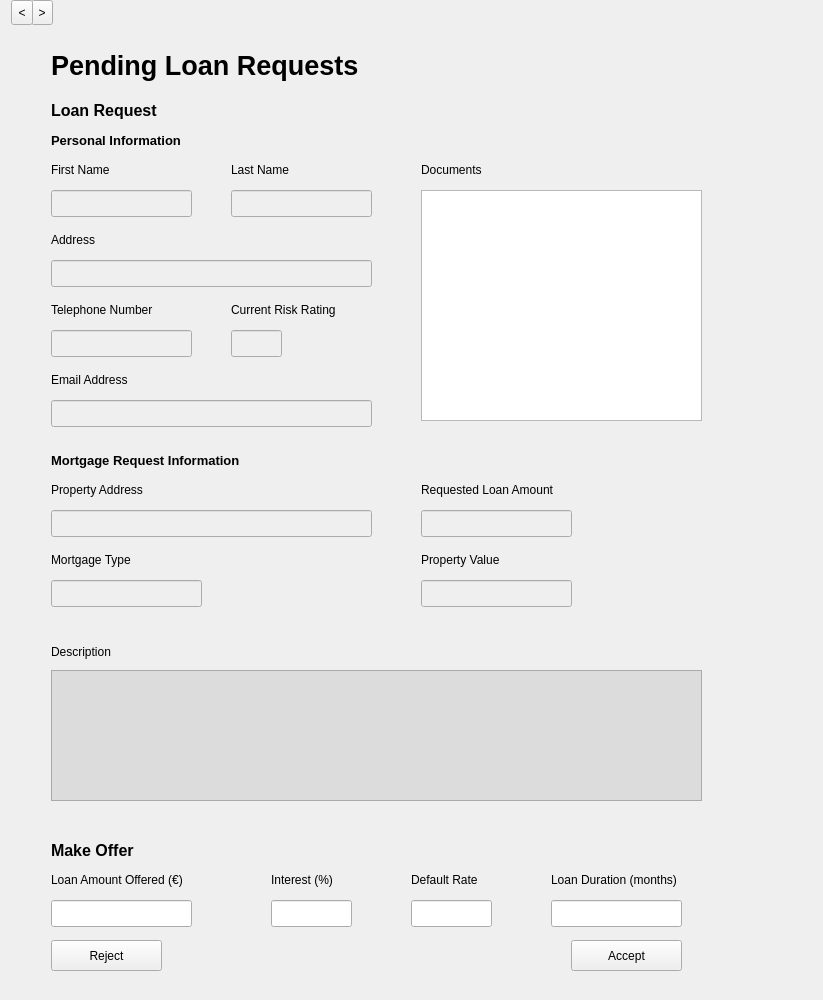
             <widget class="QWidget" name="scrollAreaWidgetContents">
              <property name="geometry">
               <rect>
                <x>0</x>
                <y>-367</y>
                <width>823</width>
                <height>1000</height>
               </rect>
              </property>
              <layout class="QHBoxLayout" name="horizontalLayout_3">
               <property name="spacing">
                <number>0</number>
               </property>
               <property name="sizeConstraint">
                <enum>QLayout::SetDefaultConstraint</enum>
               </property>
               <property name="leftMargin">
                <number>0</number>
               </property>
               <property name="topMargin">
                <number>0</number>
               </property>
               <property name="rightMargin">
                <number>0</number>
               </property>
               <property name="bottomMargin">
                <number>0</number>
               </property>
               <item>
                <spacer name="verticalSpacer">
                 <property name="orientation">
                  <enum>Qt::Vertical</enum>
                 </property>
                 <property name="sizeType">
                  <enum>QSizePolicy::Fixed</enum>
                 </property>
                 <property name="sizeHint" stdset="0">
                  <size>
                   <width>1</width>
                   <height>1000</height>
                  </size>
                 </property>
                </spacer>
               </item>
               <item>
                <widget class="QWidget" name="widget" native="true">
                 <widget class="QToolButton" name="next_3">
                  <property name="geometry">
                   <rect>
                    <x>30</x>
                    <y>0</y>
                    <width>22</width>
                    <height>25</height>
                   </rect>
                  </property>
                  <property name="text">
                   <string>&gt;</string>
                  </property>
                 </widget>
                 <widget class="QLineEdit" name="fiplr2_lastname_lineedit">
                  <property name="enabled">
                   <bool>false</bool>
                  </property>
                  <property name="geometry">
                   <rect>
                    <x>230</x>
                    <y>190</y>
                    <width>141</width>
                    <height>27</height>
                   </rect>
                  </property>
                 </widget>
                 <widget class="QLineEdit" name="fiplr2_property_value_lineedit">
                  <property name="enabled">
                   <bool>false</bool>
                  </property>
                  <property name="geometry">
                   <rect>
                    <x>420</x>
                    <y>580</y>
                    <width>151</width>
                    <height>27</height>
                   </rect>
                  </property>
                 </widget>
                 <widget class="QLineEdit" name="fiplr2_risk_lineedit">
                  <property name="enabled">
                   <bool>false</bool>
                  </property>
                  <property name="geometry">
                   <rect>
                    <x>230</x>
                    <y>330</y>
                    <width>51</width>
                    <height>27</height>
                   </rect>
                  </property>
                 </widget>
                 <widget class="QToolButton" name="prev_3">
                  <property name="geometry">
                   <rect>
                    <x>10</x>
                    <y>0</y>
                    <width>22</width>
                    <height>25</height>
                   </rect>
                  </property>
                  <property name="text">
                   <string>&lt;</string>
                  </property>
                 </widget>
                 <widget class="QLabel" name="fiplr2_property_address_label">
                  <property name="geometry">
                   <rect>
                    <x>50</x>
                    <y>480</y>
                    <width>141</width>
                    <height>20</height>
                   </rect>
                  </property>
                  <property name="font">
                   <font>
                    <weight>50</weight>
                    <bold>false</bold>
                   </font>
                  </property>
                  <property name="text">
                   <string>Property Address</string>
                  </property>
                 </widget>
                 <widget class="QLabel" name="fiplr2_lastname_label">
                  <property name="geometry">
                   <rect>
                    <x>230</x>
                    <y>160</y>
                    <width>90</width>
                    <height>20</height>
                   </rect>
                  </property>
                  <property name="font">
                   <font>
                    <weight>50</weight>
                    <bold>false</bold>
                   </font>
                  </property>
                  <property name="text">
                   <string>Last Name</string>
                  </property>
                 </widget>
                 <widget class="QLabel" name="fiplr2_loan_amount_label">
                  <property name="geometry">
                   <rect>
                    <x>420</x>
                    <y>480</y>
                    <width>211</width>
                    <height>20</height>
                   </rect>
                  </property>
                  <property name="font">
                   <font>
                    <weight>50</weight>
                    <bold>false</bold>
                   </font>
                  </property>
                  <property name="text">
                   <string>Requested Loan Amount</string>
                  </property>
                 </widget>
                 <widget class="QPushButton" name="fiplr2_reject_pushbutton">
                  <property name="geometry">
                   <rect>
                    <x>50</x>
                    <y>940</y>
                    <width>111</width>
                    <height>31</height>
                   </rect>
                  </property>
                  <property name="text">
                   <string>Reject</string>
                  </property>
                 </widget>
                 <widget class="QLineEdit" name="fiplr2_offer_amount_lineedit">
                  <property name="geometry">
                   <rect>
                    <x>50</x>
                    <y>900</y>
                    <width>141</width>
                    <height>27</height>
                   </rect>
                  </property>
                 </widget>
                 <widget class="QLabel" name="fiplr2_mortgage_information_label">
                  <property name="geometry">
                   <rect>
                    <x>50</x>
                    <y>450</y>
                    <width>241</width>
                    <height>21</height>
                   </rect>
                  </property>
                  <property name="font">
                   <font>
                    <pointsize>10</pointsize>
                    <weight>75</weight>
                    <bold>true</bold>
                   </font>
                  </property>
                  <property name="text">
                   <string>Mortgage Request Information</string>
                  </property>
                 </widget>
                 <widget class="QLabel" name="fiplr2_email_label">
                  <property name="geometry">
                   <rect>
                    <x>50</x>
                    <y>370</y>
                    <width>181</width>
                    <height>20</height>
                   </rect>
                  </property>
                  <property name="font">
                   <font>
                    <weight>50</weight>
                    <bold>false</bold>
                   </font>
                  </property>
                  <property name="text">
                   <string>Email Address</string>
                  </property>
                 </widget>
                 <widget class="QLabel" name="fiplr2_title_label">
                  <property name="geometry">
                   <rect>
                    <x>50</x>
                    <y>40</y>
                    <width>361</width>
                    <height>51</height>
                   </rect>
                  </property>
                  <property name="font">
                   <font>
                    <pointsize>20</pointsize>
                    <weight>75</weight>
                    <bold>true</bold>
                   </font>
                  </property>
                  <property name="text">
                   <string>Pending Loan Requests</string>
                  </property>
                 </widget>
                 <widget class="QLabel" name="fiplr2_phonenumber_label">
                  <property name="geometry">
                   <rect>
                    <x>50</x>
                    <y>300</y>
                    <width>141</width>
                    <height>20</height>
                   </rect>
                  </property>
                  <property name="font">
                   <font>
                    <weight>50</weight>
                    <bold>false</bold>
                   </font>
                  </property>
                  <property name="text">
                   <string>Telephone Number</string>
                  </property>
                 </widget>
                 <widget class="QListView" name="fiplr2_documents_listview">
                  <property name="geometry">
                   <rect>
                    <x>420</x>
                    <y>190</y>
                    <width>281</width>
                    <height>231</height>
                   </rect>
                  </property>
                 </widget>
                 <widget class="QLabel" name="fiplr2_loan_request_label">
                  <property name="geometry">
                   <rect>
                    <x>50</x>
                    <y>100</y>
                    <width>221</width>
                    <height>21</height>
                   </rect>
                  </property>
                  <property name="font">
                   <font>
                    <pointsize>12</pointsize>
                    <weight>75</weight>
                    <bold>true</bold>
                   </font>
                  </property>
                  <property name="text">
                   <string>Loan Request</string>
                  </property>
                 </widget>
                 <widget class="QLabel" name="fiplr2_loan_duration_label">
                  <property name="geometry">
                   <rect>
                    <x>550</x>
                    <y>870</y>
                    <width>141</width>
                    <height>20</height>
                   </rect>
                  </property>
                  <property name="font">
                   <font>
                    <weight>50</weight>
                    <bold>false</bold>
                   </font>
                  </property>
                  <property name="text">
                   <string>Loan Duration (months)</string>
                  </property>
                 </widget>
                 <widget class="QLineEdit" name="fiplr2_loan_amount_lineedit">
                  <property name="enabled">
                   <bool>false</bool>
                  </property>
                  <property name="geometry">
                   <rect>
                    <x>420</x>
                    <y>510</y>
                    <width>151</width>
                    <height>27</height>
                   </rect>
                  </property>
                 </widget>
                 <widget class="QLineEdit" name="fiplr2_default_rate_lineedit">
                  <property name="geometry">
                   <rect>
                    <x>410</x>
                    <y>900</y>
                    <width>81</width>
                    <height>27</height>
                   </rect>
                  </property>
                 </widget>
                 <widget class="QLabel" name="fiplr2_firstname_label">
                  <property name="geometry">
                   <rect>
                    <x>50</x>
                    <y>160</y>
                    <width>90</width>
                    <height>20</height>
                   </rect>
                  </property>
                  <property name="font">
                   <font>
                    <weight>50</weight>
                    <bold>false</bold>
                   </font>
                  </property>
                  <property name="text">
                   <string>First Name</string>
                  </property>
                 </widget>
                 <widget class="QLabel" name="fiplr2_address_label">
                  <property name="geometry">
                   <rect>
                    <x>50</x>
                    <y>230</y>
                    <width>370</width>
                    <height>20</height>
                   </rect>
                  </property>
                  <property name="font">
                   <font>
                    <weight>50</weight>
                    <bold>false</bold>
                   </font>
                  </property>
                  <property name="text">
                   <string>Address</string>
                  </property>
                 </widget>
                 <widget class="QLineEdit" name="fiplr2_loan_duration_lineedit">
                  <property name="geometry">
                   <rect>
                    <x>550</x>
                    <y>900</y>
                    <width>131</width>
                    <height>27</height>
                   </rect>
                  </property>
                 </widget>
                 <widget class="QLineEdit" name="fiplr2_mortgage_type_lineedit">
                  <property name="enabled">
                   <bool>false</bool>
                  </property>
                  <property name="geometry">
                   <rect>
                    <x>50</x>
                    <y>580</y>
                    <width>151</width>
                    <height>27</height>
                   </rect>
                  </property>
                 </widget>
                 <widget class="QLineEdit" name="fiplr2_address_lineedit">
                  <property name="enabled">
                   <bool>false</bool>
                  </property>
                  <property name="geometry">
                   <rect>
                    <x>50</x>
                    <y>260</y>
                    <width>321</width>
                    <height>27</height>
                   </rect>
                  </property>
                 </widget>
                 <widget class="QLabel" name="fiplr2_offer_amount_label">
                  <property name="geometry">
                   <rect>
                    <x>50</x>
                    <y>870</y>
                    <width>161</width>
                    <height>20</height>
                   </rect>
                  </property>
                  <property name="font">
                   <font>
                    <weight>50</weight>
                    <bold>false</bold>
                   </font>
                  </property>
                  <property name="text">
                   <string>Loan Amount Offered (€)</string>
                  </property>
                 </widget>
                 <widget class="QLineEdit" name="fiplr2_offer_interest_lineedit">
                  <property name="geometry">
                   <rect>
                    <x>270</x>
                    <y>900</y>
                    <width>81</width>
                    <height>27</height>
                   </rect>
                  </property>
                 </widget>
                 <widget class="QLineEdit" name="fiplr2_phonenumber_lineedit">
                  <property name="enabled">
                   <bool>false</bool>
                  </property>
                  <property name="geometry">
                   <rect>
                    <x>50</x>
                    <y>330</y>
                    <width>141</width>
                    <height>27</height>
                   </rect>
                  </property>
                 </widget>
                 <widget class="QLabel" name="fiplr2_personal_information_label">
                  <property name="geometry">
                   <rect>
                    <x>50</x>
                    <y>130</y>
                    <width>221</width>
                    <height>21</height>
                   </rect>
                  </property>
                  <property name="font">
                   <font>
                    <pointsize>10</pointsize>
                    <weight>75</weight>
                    <bold>true</bold>
                   </font>
                  </property>
                  <property name="text">
                   <string>Personal Information</string>
                  </property>
                 </widget>
                 <widget class="QLabel" name="fiplr2_risk_label">
                  <property name="geometry">
                   <rect>
                    <x>230</x>
                    <y>300</y>
                    <width>121</width>
                    <height>20</height>
                   </rect>
                  </property>
                  <property name="font">
                   <font>
                    <weight>50</weight>
                    <bold>false</bold>
                   </font>
                  </property>
                  <property name="text">
                   <string>Current Risk Rating</string>
                  </property>
                 </widget>
                 <widget class="QLabel" name="fiplr2_documents_label">
                  <property name="geometry">
                   <rect>
                    <x>420</x>
                    <y>160</y>
                    <width>90</width>
                    <height>20</height>
                   </rect>
                  </property>
                  <property name="font">
                   <font>
                    <weight>50</weight>
                    <bold>false</bold>
                   </font>
                  </property>
                  <property name="text">
                   <string>Documents</string>
                  </property>
                 </widget>
                 <widget class="QLabel" name="fiplr2_make_offer_label">
                  <property name="geometry">
                   <rect>
                    <x>50</x>
                    <y>840</y>
                    <width>221</width>
                    <height>21</height>
                   </rect>
                  </property>
                  <property name="font">
                   <font>
                    <pointsize>12</pointsize>
                    <weight>75</weight>
                    <bold>true</bold>
                   </font>
                  </property>
                  <property name="text">
                   <string>Make Offer</string>
                  </property>
                 </widget>
                 <widget class="QLineEdit" name="fiplr2_property_address_lineedit">
                  <property name="enabled">
                   <bool>false</bool>
                  </property>
                  <property name="geometry">
                   <rect>
                    <x>50</x>
                    <y>510</y>
                    <width>321</width>
                    <height>27</height>
                   </rect>
                  </property>
                 </widget>
                 <widget class="QLineEdit" name="fiplr2_email_lineedit">
                  <property name="enabled">
                   <bool>false</bool>
                  </property>
                  <property name="geometry">
                   <rect>
                    <x>50</x>
                    <y>400</y>
                    <width>321</width>
                    <height>27</height>
                   </rect>
                  </property>
                 </widget>
                 <widget class="QLabel" name="fiplr2_default_rate_label">
                  <property name="geometry">
                   <rect>
                    <x>410</x>
                    <y>870</y>
                    <width>141</width>
                    <height>20</height>
                   </rect>
                  </property>
                  <property name="font">
                   <font>
                    <weight>50</weight>
                    <bold>false</bold>
                   </font>
                  </property>
                  <property name="text">
                   <string>Default Rate</string>
                  </property>
                 </widget>
                 <widget class="QLabel" name="fiplr2_property_value_label">
                  <property name="geometry">
                   <rect>
                    <x>420</x>
                    <y>550</y>
                    <width>370</width>
                    <height>20</height>
                   </rect>
                  </property>
                  <property name="font">
                   <font>
                    <weight>50</weight>
                    <bold>false</bold>
                   </font>
                  </property>
                  <property name="text">
                   <string>Property Value</string>
                  </property>
                 </widget>
                 <widget class="QLineEdit" name="fiplr2_firstname_lineedit">
                  <property name="enabled">
                   <bool>false</bool>
                  </property>
                  <property name="geometry">
                   <rect>
                    <x>50</x>
                    <y>190</y>
                    <width>141</width>
                    <height>27</height>
                   </rect>
                  </property>
                 </widget>
                 <widget class="QPushButton" name="fiplr2_accept_pushbutton">
                  <property name="geometry">
                   <rect>
                    <x>570</x>
                    <y>940</y>
                    <width>111</width>
                    <height>31</height>
                   </rect>
                  </property>
                  <property name="text">
                   <string>Accept</string>
                  </property>
                 </widget>
                 <widget class="QLabel" name="fiplr2_offer_interest_label">
                  <property name="geometry">
                   <rect>
                    <x>270</x>
                    <y>870</y>
                    <width>141</width>
                    <height>20</height>
                   </rect>
                  </property>
                  <property name="font">
                   <font>
                    <weight>50</weight>
                    <bold>false</bold>
                   </font>
                  </property>
                  <property name="text">
                   <string>Interest (%)</string>
                  </property>
                 </widget>
                 <widget class="QLabel" name="fiplr2_mortgage_type_label">
                  <property name="geometry">
                   <rect>
                    <x>50</x>
                    <y>550</y>
                    <width>281</width>
                    <height>20</height>
                   </rect>
                  </property>
                  <property name="font">
                   <font>
                    <weight>50</weight>
                    <bold>false</bold>
                   </font>
                  </property>
                  <property name="text">
                   <string>Mortgage Type</string>
                  </property>
                 </widget>
                 <widget class="QTextEdit" name="fiplr2_description_textedit">
                  <property name="enabled">
                   <bool>false</bool>
                  </property>
                  <property name="geometry">
                   <rect>
                    <x>50</x>
                    <y>670</y>
                    <width>651</width>
                    <height>131</height>
                   </rect>
                  </property>
                  <property name="styleSheet">
                   <string notr="true">background-color: rgb(220, 220, 220)</string>
                  </property>
                  <property name="undoRedoEnabled">
                   <bool>false</bool>
                  </property>
                 </widget>
                 <widget class="QLabel" name="fiplr2_description_label">
                  <property name="geometry">
                   <rect>
                    <x>50</x>
                    <y>643</y>
                    <width>131</width>
                    <height>17</height>
                   </rect>
                  </property>
                  <property name="text">
                   <string>Description</string>
                  </property>
                 </widget>
                </widget>
               </item>
              </layout>
             </widget>
